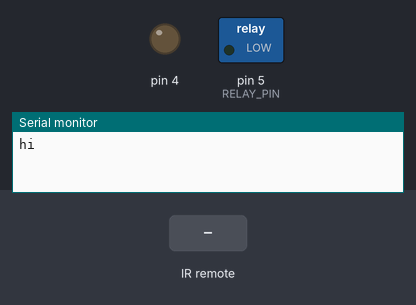
Bench run of a sketch on a simulated Arduino Uno, built with avr-gcc and run on an emulated ATmega328P. Shown: switched loads named in the sketch (green lamp = pin HIGH), output pins drawn as LEDs (lit = HIGH), the last lines printed to the serial monitor. The inputs (shaded band) are chosen by the test bench. No radio packets arrive unless stated.

Above: at 1.2 s.
1.3 s: infrared code 0xE0E040BF received
2.8 s: infrared code 0xE0E040BF received
At 5.8 s:
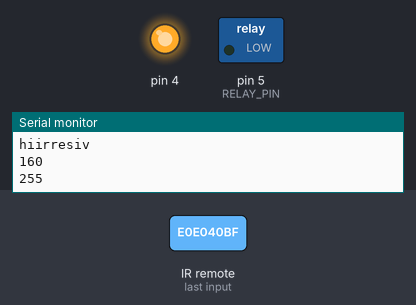
Timing chart, 0 to 7.3 s (numbered marks = the images above; inputs shaded):
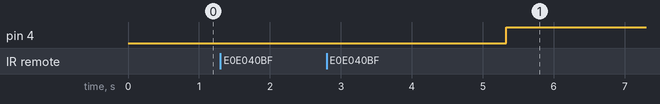

The sketch:

kaska2_9ch.ino
```cpp
#include <SPI.h>
#include <nRF24L01.h>
#include <printf.h>
#include <RF24.h>
#include <RF24_config.h>
#include <nRF24L01.h>
//#include "ir.h"
#include <IRremote.h>
#include <IRremoteInt.h>
#define fail 160
#define rosed 255
#define muNumber 0xa5

uint16_t max_blink = 4500;
void send_death(int16_t dat);
void send_rose(int16_t dat);
uint64_t chanel_ar = 222222222 + muNumber;
uint64_t chanel_pr = 111111111 + muNumber;
unsigned long timer_last;
uint8_t massiv[3];
int RECV_PIN = 3;
int RELAY_PIN = 5;


//IRsend irsend;
RF24 radio(9,10);
IRrecv irrecv(RECV_PIN);
decode_results results;


void setup() {
  pinMode(2, INPUT);
  pinMode(14, INPUT);
  pinMode(7, INPUT);
  pinMode(6, INPUT);
  pinMode(8, INPUT);
  pinMode(3, INPUT);
  pinMode(15, INPUT);
  pinMode(16, INPUT);
  pinMode(17, INPUT);
  pinMode(RELAY_PIN, OUTPUT);
  digitalWrite(RELAY_PIN, LOW);
  pinMode(4, OUTPUT);

  Serial.begin(9600);
  //printf_begin();
  radio.begin();
  radio.openWritingPipe(chanel_pr);
  radio.openReadingPipe(1,chanel_ar);
  radio.startListening();
  //radio.printDetails();
  irrecv.enableIRIn(); // Start the receiver
  Serial.print("hi");
}

void loop() {

  //Serial.println("loop");
  uint16_t data = rosed;
  uint16_t data1 = 0;
  uint8_t mN = muNumber;
  bool trig = true;
  radio.startListening();
    if( radio.available()){
      Serial.println("radio av");
      //while (radio.available()) {                                   // While there is data ready
        radio.read( &data, sizeof(data) );             // Get the payload
        if( radio.available()){
        radio.read(&data1,sizeof(data1));
        }

       }

             if ((data == 85)&&(data1>1000))
       {
        max_blink = data1;


        for(int i = 0; i< 20; i++){
        pinMode(RELAY_PIN, INPUT);
        digitalWrite(RELAY_PIN, LOW);
        delay(20);
        pinMode(RELAY_PIN, OUTPUT);
        digitalWrite(RELAY_PIN, LOW);
        delay(50);
      }
      radio.stopListening();

      for(int n = 0; n< 10; n++){
      radio.write( &data, sizeof(data) );              // Send the final one back.
      delay(20);
      }
      radio.startListening();
      Serial.println(data);
    }
      if(irrecv.decode(&results)) {
      Serial.println("irresiv");
      if (results.decode_type == NEC) {
      if(!(results.value == muNumber)){
      data = fail;                                     // First, stop listening so we can talk

      Serial.println(data);
      }
      }

        irrecv.resume();
        }


    if (data == fail){
      radio.stopListening();
      timer_last = millis();
      for(int i = 0; i< 20; i++){
        pinMode(RELAY_PIN, OUTPUT);
        digitalWrite(RELAY_PIN, LOW);
        delay(100);
        pinMode(RELAY_PIN, INPUT);
        digitalWrite(RELAY_PIN, LOW);
        delay(100);
        radio.write( &data, sizeof(data) );
      }
      radio.startListening();
     while(1){

      if (millis()-timer_last>999 && trig){

          timer_last= millis();
          trig=!trig;
          pinMode(RELAY_PIN, INPUT);
          digitalWrite(RELAY_PIN, LOW);
          digitalWrite(4, HIGH);
          }
        if (millis()-timer_last>5 && !trig){
            radio.stopListening();

          timer_last= millis();
          trig=!trig;
          pinMode(RELAY_PIN, OUTPUT);

          digitalWrite(RELAY_PIN, LOW);
          digitalWrite(4, LOW);
           radio.write( &data, sizeof(data) );
            radio.startListening();
          }
      if( radio.available()){
                                                                    // Variable for the received timestamp
      while (radio.available()) {                                   // While there is data ready
        radio.read( &data, sizeof(data) );             // Get the payload

      }
      if(data== rosed){

       radio.stopListening();                                        // First, stop listening so we can talk
      //for(int i; i< 10; i++){
      //radio.write(&mN, sizeof(mN));
      radio.write( &data, sizeof(data) );              // Send the final one back.
      delay(20);
      //}              // Send the final one back.
       radio.openReadingPipe(1,chanel_ar);
       radio.startListening();
      Serial.println(data);
      break;
      }
      }
      if( irrecv.decode(&results)){
      if (results.value==0xE0E040BF) {
      radio.stopListening();
      data = rosed;                                     // First, stop listening so we can talk
      //for(int i; i< 10; i++){
          radio.write( &data, sizeof(data) );              // Send the final one back.
          delay(20);
      //}              // Send the final one back.
     radio.openReadingPipe(1,chanel_ar);
      radio.startListening();
      Serial.println(data);
      irrecv.resume();
      break;

     }
      irrecv.resume();
        }


       }
      }
    }
```

Measured:
- after the input at 2.8 s, pin 4: LOW → HIGH after 2.5 s
